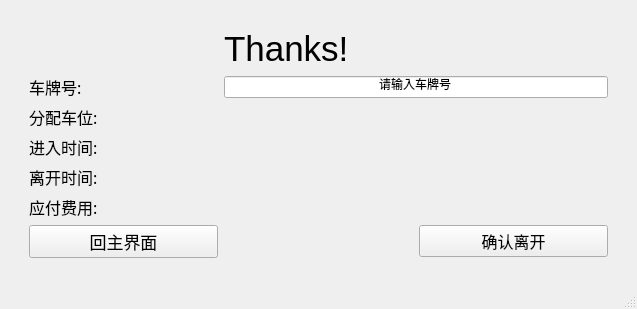
<?xml version="1.0" encoding="UTF-8"?>
<ui version="4.0">
 <class>out</class>
 <widget class="QMainWindow" name="out">
  <property name="geometry">
   <rect>
    <x>0</x>
    <y>0</y>
    <width>637</width>
    <height>298</height>
   </rect>
  </property>
  <property name="sizePolicy">
   <sizepolicy hsizetype="Expanding" vsizetype="Expanding">
    <horstretch>0</horstretch>
    <verstretch>0</verstretch>
   </sizepolicy>
  </property>
  <property name="windowTitle">
   <string>MainWindow</string>
  </property>
  <widget class="QWidget" name="centralwidget">
   <property name="sizePolicy">
    <sizepolicy hsizetype="Expanding" vsizetype="Expanding">
     <horstretch>0</horstretch>
     <verstretch>0</verstretch>
    </sizepolicy>
   </property>
   <property name="layoutDirection">
    <enum>Qt::LeftToRight</enum>
   </property>
   <property name="autoFillBackground">
    <bool>true</bool>
   </property>
   <layout class="QVBoxLayout" name="verticalLayout">
    <item>
     <layout class="QGridLayout" name="gridLayout">
      <property name="leftMargin">
       <number>20</number>
      </property>
      <property name="topMargin">
       <number>20</number>
      </property>
      <property name="rightMargin">
       <number>20</number>
      </property>
      <property name="bottomMargin">
       <number>20</number>
      </property>
      <item row="5" column="1" colspan="2">
       <widget class="QLabel" name="change">
        <property name="text">
         <string/>
        </property>
       </widget>
      </item>
      <item row="0" column="2">
       <spacer name="horizontalSpacer_3">
        <property name="orientation">
         <enum>Qt::Horizontal</enum>
        </property>
        <property name="sizeHint" stdset="0">
         <size>
          <width>40</width>
          <height>20</height>
         </size>
        </property>
       </spacer>
      </item>
      <item row="3" column="1" colspan="2">
       <widget class="QLabel" name="in_time">
        <property name="text">
         <string/>
        </property>
       </widget>
      </item>
      <item row="3" column="0">
       <widget class="QLabel" name="label_5">
        <property name="font">
         <font>
          <family>Droid Sans Fallback</family>
          <pointsize>12</pointsize>
         </font>
        </property>
        <property name="text">
         <string>进入时间:</string>
        </property>
       </widget>
      </item>
      <item row="6" column="0">
       <widget class="QPushButton" name="back">
        <property name="sizePolicy">
         <sizepolicy hsizetype="Expanding" vsizetype="Expanding">
          <horstretch>0</horstretch>
          <verstretch>0</verstretch>
         </sizepolicy>
        </property>
        <property name="font">
         <font>
          <pointsize>13</pointsize>
         </font>
        </property>
        <property name="text">
         <string>回主界面</string>
        </property>
       </widget>
      </item>
      <item row="1" column="0">
       <widget class="QLabel" name="label_3">
        <property name="font">
         <font>
          <family>Droid Sans Fallback</family>
          <pointsize>12</pointsize>
         </font>
        </property>
        <property name="text">
         <string>车牌号:</string>
        </property>
       </widget>
      </item>
      <item row="5" column="0">
       <widget class="QLabel" name="label_7">
        <property name="font">
         <font>
          <family>Droid Sans Fallback</family>
          <pointsize>12</pointsize>
         </font>
        </property>
        <property name="text">
         <string>应付费用:</string>
        </property>
       </widget>
      </item>
      <item row="2" column="0">
       <widget class="QLabel" name="label_4">
        <property name="font">
         <font>
          <family>Droid Sans Fallback</family>
          <pointsize>12</pointsize>
         </font>
        </property>
        <property name="text">
         <string>分配车位:</string>
        </property>
       </widget>
      </item>
      <item row="4" column="1" colspan="2">
       <widget class="QLabel" name="out_time">
        <property name="text">
         <string/>
        </property>
       </widget>
      </item>
      <item row="4" column="0">
       <widget class="QLabel" name="label_6">
        <property name="font">
         <font>
          <family>Droid Sans Fallback</family>
          <pointsize>12</pointsize>
         </font>
        </property>
        <property name="text">
         <string>离开时间:</string>
        </property>
       </widget>
      </item>
      <item row="6" column="2">
       <widget class="QPushButton" name="leave">
        <property name="font">
         <font>
          <pointsize>12</pointsize>
         </font>
        </property>
        <property name="text">
         <string>确认离开</string>
        </property>
       </widget>
      </item>
      <item row="2" column="1" colspan="2">
       <widget class="QLabel" name="car_pos">
        <property name="text">
         <string/>
        </property>
       </widget>
      </item>
      <item row="0" column="1">
       <widget class="QLabel" name="label">
        <property name="font">
         <font>
          <pointsize>26</pointsize>
         </font>
        </property>
        <property name="text">
         <string>Thanks!</string>
        </property>
       </widget>
      </item>
      <item row="6" column="1">
       <spacer name="horizontalSpacer">
        <property name="orientation">
         <enum>Qt::Horizontal</enum>
        </property>
        <property name="sizeHint" stdset="0">
         <size>
          <width>40</width>
          <height>20</height>
         </size>
        </property>
       </spacer>
      </item>
      <item row="0" column="0">
       <spacer name="horizontalSpacer_2">
        <property name="orientation">
         <enum>Qt::Horizontal</enum>
        </property>
        <property name="sizeHint" stdset="0">
         <size>
          <width>40</width>
          <height>20</height>
         </size>
        </property>
       </spacer>
      </item>
      <item row="1" column="1" colspan="2">
       <widget class="QLineEdit" name="textEdit_2">
        <property name="autoFillBackground">
         <bool>false</bool>
        </property>
        <property name="text">
         <string>请输入车牌号</string>
        </property>
        <property name="alignment">
         <set>Qt::AlignCenter</set>
        </property>
       </widget>
      </item>
     </layout>
    </item>
   </layout>
  </widget>
  <widget class="QStatusBar" name="statusbar"/>
 </widget>
 <resources/>
 <connections/>
</ui>
